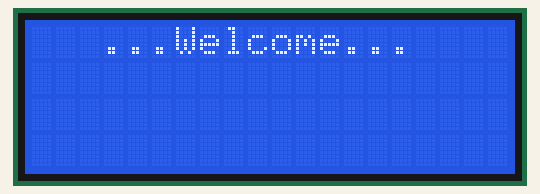
Simulated run of this program. Board: Raspberry Pi (BCM pin numbers). On the bench: 20×4 character LCD. At 6.2 s the program stops and its outputs stay as they are.

Above: at 0.1 s.
At 2.2 s:
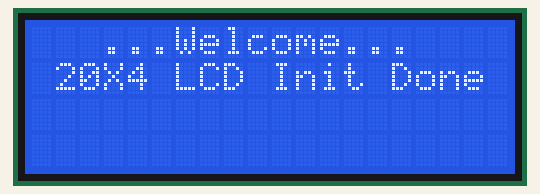
At 4.3 s:
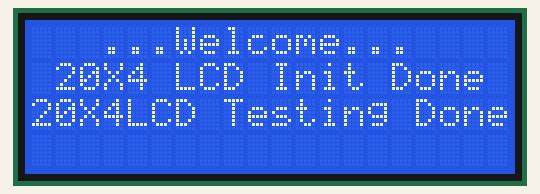
At 6.3 s:
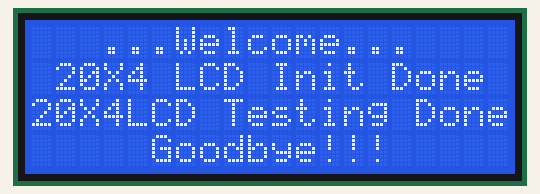

Measured:
- what the display in image 2 shows lasts 2.0 s, from 4.2 s to 6.2 s

The program:

lcd.py
```python
#!!AUM!!
import RPi.GPIO as GPIO
import time

# Define some device constants
LCD_WIDTH = 20    # Maximum characters per line
LCD_CHR = True
LCD_CMD = False
LCD_ROW = 4
LCD_COL = 20

LEFT = 1
MID  = 2
RIGHT= 3
LCD_LINE_1 = 0x80 # LCD RAM address for the 1st line
LCD_LINE_2 = 0xC0 # LCD RAM address for the 2nd line
LCD_LINE_3 = 0x94 # LCD RAM address for the 3rd line
LCD_LINE_4 = 0xD4 # LCD RAM address for the 4th line

# Timing constants
E_PULSE = 0.0005
E_DELAY = 0.0005

class LCD_CLASS:
  def __init__(self,rs,en,d4,d5,d6,d7):
    self.rs = rs
    self.en = en
    self.d4 = d4
    self.d5 = d5
    self.d6 = d6
    self.d7 = d7
    GPIO.setmode(GPIO.BCM)
    GPIO.setwarnings(False)
    GPIO.setup(self.rs, GPIO.OUT) # RS
    GPIO.setup(en, GPIO.OUT)  # E
    GPIO.setup(d4, GPIO.OUT) # DB4
    GPIO.setup(d5, GPIO.OUT) # DB5
    GPIO.setup(d6, GPIO.OUT) # DB6
    GPIO.setup(d7, GPIO.OUT) # DB7
    # Initialise display
    self.lcd_byte(0x33,LCD_CMD) # 110011 Initialise
    self.lcd_byte(0x32,LCD_CMD) # 110010 Initialise
    self.lcd_byte(0x06,LCD_CMD) # 000110 Cursor move direction
    self.lcd_byte(0x0C,LCD_CMD) # 001100 Display On,Cursor Off, Blink Off
    self.lcd_byte(0x28,LCD_CMD) # 101000 Data length, number of lines, font size
    self.lcd_byte(0x01,LCD_CMD) # 000001 Clear display
    time.sleep(E_DELAY)

  def lcd_toggle_enable(self):
    # Toggle enable
    time.sleep(E_DELAY)
    GPIO.output(self.en, True)
    time.sleep(E_PULSE)
    GPIO.output(self.en, False)
    time.sleep(E_DELAY)

  def lcd_byte(self,bits, mode):
    # Send byte to data pins
    # bits = data
    # mode = True  for character
    #        False for command
    GPIO.output(self.rs, mode) # RS
    # High bits
    GPIO.output(self.d4, False)
    GPIO.output(self.d5, False)
    GPIO.output(self.d6, False)
    GPIO.output(self.d7, False)
    if bits&0x10==0x10:
      GPIO.output(self.d4, True)
    if bits&0x20==0x20:
      GPIO.output(self.d5, True)
    if bits&0x40==0x40:
      GPIO.output(self.d6, True)
    if bits&0x80==0x80:
      GPIO.output(self.d7, True)

    # Toggle 'Enable' pin
    self.lcd_toggle_enable()

    # Low bits
    GPIO.output(self.d4, False)
    GPIO.output(self.d5, False)
    GPIO.output(self.d6, False)
    GPIO.output(self.d7, False)
    if bits&0x01==0x01:
      GPIO.output(self.d4, True)
    if bits&0x02==0x02:
      GPIO.output(self.d5, True)
    if bits&0x04==0x04:
      GPIO.output(self.d6, True)
    if bits&0x08==0x08:
      GPIO.output(self.d7, True)

    # Toggle 'Enable' pin
    self.lcd_toggle_enable()


  def lcd_string(self,message,line,style):
    # Send string to display
    # style=1 Left justified
    # style=2 Centred
    # style=3 Right justified
    if style==1:
      message = message.ljust(LCD_WIDTH," ")
    elif style==2:
      message = message.center(LCD_WIDTH," ")
    elif style==3:
      message = message.rjust(LCD_WIDTH," ")

    self.lcd_byte(line, LCD_CMD)

    for i in range(LCD_WIDTH):
      self.lcd_byte(ord(message[i]),LCD_CHR)

  def lcd_str_addr(self,message,row,col):
    if row == 1:
        self.lcd_byte(LCD_LINE_1 + col, LCD_CMD)
    if row == 2:
        self.lcd_byte(LCD_LINE_2 + col, LCD_CMD)
    if row == 3:
        self.lcd_byte(LCD_LINE_3 + col, LCD_CMD)
    if row == 4:
        self.lcd_byte(LCD_LINE_4 + col, LCD_CMD)

    for i in range(len(message)):
      self.lcd_byte(ord(message[i]),LCD_CHR)


if __name__ == '__main__':
    mylcd =  LCD_CLASS(17,27,18,23,24,25)
    mylcd.lcd_string("...Welcome...",LCD_LINE_1,MID)
    time.sleep(2)
    mylcd.lcd_string(" "+str(LCD_COL)+"X"+str(LCD_ROW)+" LCD Init Done ",LCD_LINE_2,MID)
    time.sleep(2)
    mylcd.lcd_string("{}X{}LCD Testing Done".format(LCD_COL,LCD_ROW),LCD_LINE_3,MID)
    time.sleep(2)
    mylcd.lcd_str_addr("Goodbye!!!",4,5)
    GPIO.cleanup()
```
